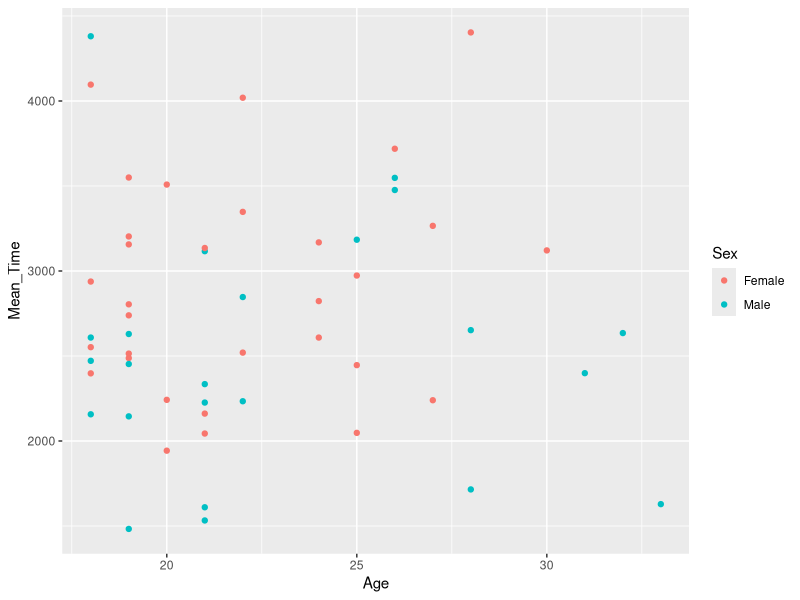
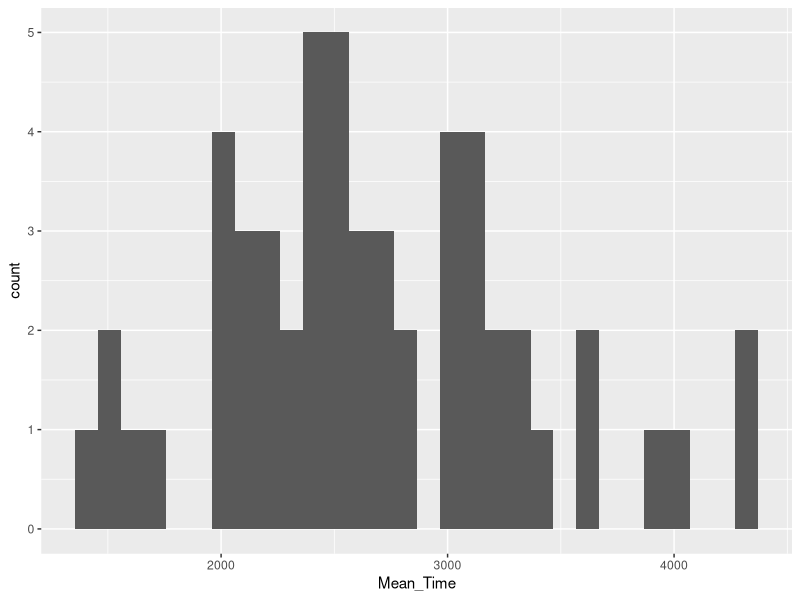
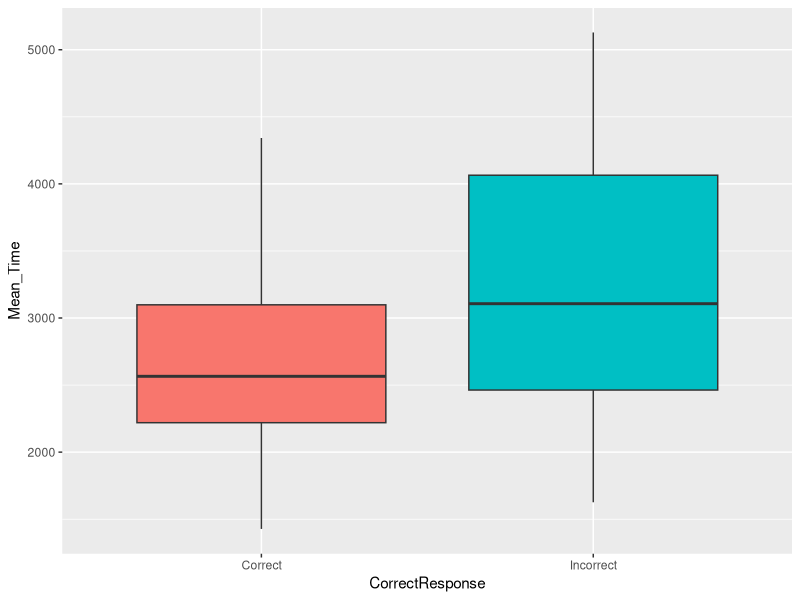

These figures' R source, in order:
## ---- chunk 1
knitr::opts_chunk$set(echo = TRUE)
## ---- chunk 2
library("tidyverse")

menrot <- read_csv("MentalRotationBehavioralData.csv")
demog <- read_csv("demographics.csv")
## ---- chunk 3
menrot_time_age <- group_by(menrot, Participant) %>% 
  summarise(Mean_Time = mean(Time, na.rm = TRUE)) %>%
  inner_join(demog, "Participant")

ggplot(data = menrot_time_age, 
       aes(x = Age, 
           y = Mean_Time, 
           color = Sex)) +
  geom_point()
## ---- chunk 4
menrot_hist_correct <- group_by(menrot, Participant, CorrectResponse) %>% 
  summarise(Mean_Time = mean(Time, na.rm = TRUE)) %>%
  filter(CorrectResponse == "Correct")

ggplot(data = menrot_hist_correct, 
       aes(x = Mean_Time)) + 
  geom_histogram()
## ---- chunk 5
menrot_box_correct <- group_by(menrot, Participant, CorrectResponse) %>% 
  summarise(Mean_Time = mean(Time, na.rm = TRUE)) %>%
  inner_join(demog, "Participant")

ggplot(data = menrot_box_correct, 
       aes(x = CorrectResponse, 
           y = Mean_Time, 
           fill = CorrectResponse)) + 
  geom_boxplot() +
  guides(fill = FALSE)
